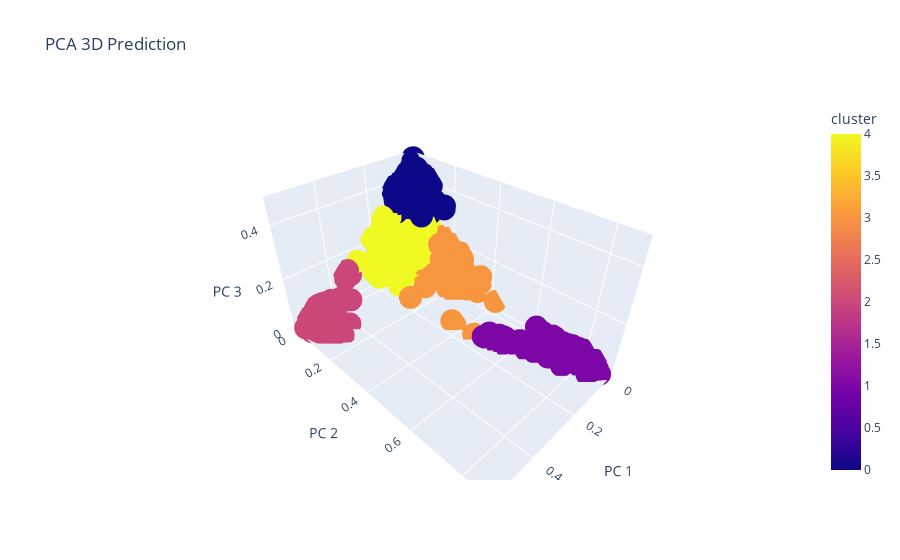

The notebook cell saved with this chart:
### Code cell
fig = px.scatter_3d(
    W_df, x='x1', y='x2', z='x3', color=W_df['cluster'],
    labels={'x1': 'PC 1', 'x2': 'PC 2', 'x3': 'PC 3'}, title='PCA 3D Prediction'
)
fig.show()

### Figure 1 — Plotly figure (JSON) as saved in the notebook; plotly's stock layout.template omitted (floating-point values rounded to 4 significant figures; data arrays with more than 128 entries replaced by an {"elided": "..."} marker saying what was removed)
{"data": [{"hovertemplate": "PC 1=%{x}<br>PC 2=%{y}<br>PC 3=%{z}<br>cluster=%{marker.color}<extra></extra>", "legendgroup": "", "marker": {"color": {"elided": "1725 int values"}, "coloraxis": "coloraxis", "symbol": "circle"}, "mode": "markers", "name": "", "scene": "scene", "showlegend": false, "type": "scatter3d", "x": {"elided": "1725 float values"}, "y": {"elided": "1725 float values"}, "z": {"elided": "1725 float values"}}], "layout": {"coloraxis": {"colorbar": {"title": {"text": "cluster"}}, "colorscale": [[0, "#0d0887"], [0.1111, "#46039f"], [0.2222, "#7201a8"], [0.3333, "#9c179e"], [0.4444, "#bd3786"], [0.5556, "#d8576b"], [0.6667, "#ed7953"], [0.7778, "#fb9f3a"], [0.8889, "#fdca26"], [1, "#f0f921"]]}, "legend": {"tracegroupgap": 0}, "scene": {"domain": {"x": [0, 1], "y": [0, 1]}, "xaxis": {"title": {"text": "PC 1"}}, "yaxis": {"title": {"text": "PC 2"}}, "zaxis": {"title": {"text": "PC 3"}}}, "title": {"text": "PCA 3D Prediction"}}}
